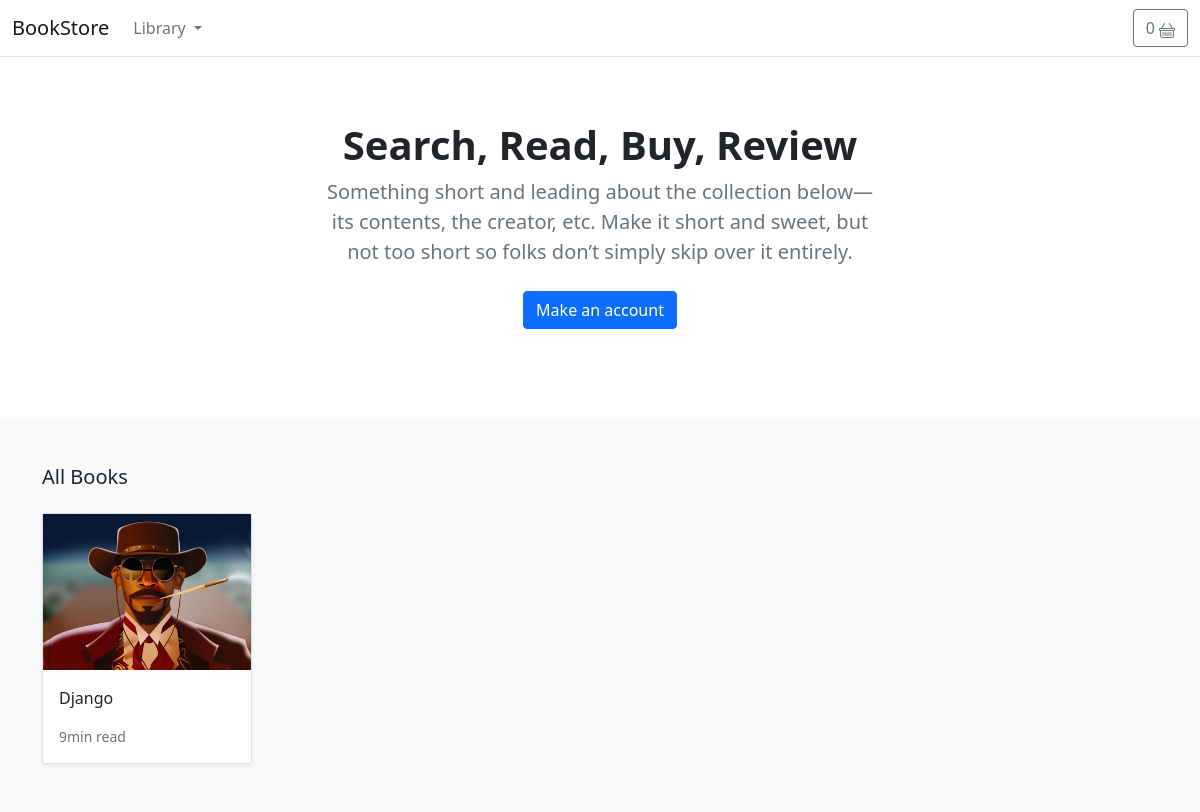
Before: / with the older database file.
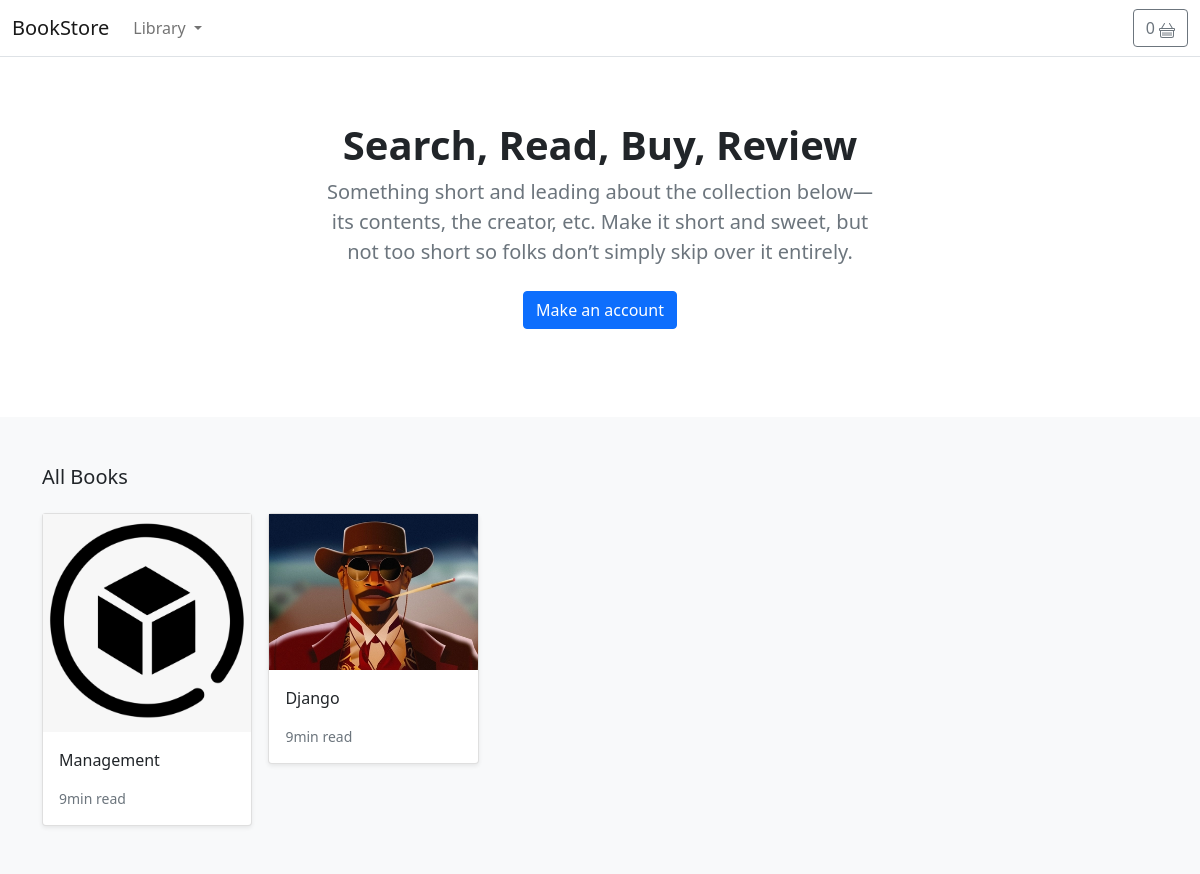
After: the same page with the newer database file.
### store/models.py (models this page shows, shortened)
class Product(models.Model):
	category = models.ForeignKey(Category, related_name='product', on_delete=models.CASCADE)
	created_by=models.ForeignKey(User, on_delete=models.CASCADE, related_name='product_creator')
	title=models.CharField(max_length=255)
	author=models.CharField(max_length=255,default='admin')
	description=models.TextField(blank=True)
	image=models.ImageField(upload_to='images/',default='images/default.png')
	slug=models.SlugField(max_length=255)
	price=models.DecimalField(max_digits=4,decimal_places=2)
	in_stock=models.BooleanField(default=True)
	is_active=models.BooleanField(default=True)
	created=models.DateTimeField(auto_now_add=True)
	updated=models.DateTimeField(auto_now_add=True)
	objects=models.Manager()
	products=ProductManager()
	class Meta:
		verbose_name_plural='Products'
		ordering=['-created']
	def get_absolute_url(self):
		return reverse('store:product_detail', args=[self.slug])

### store/views.py (the view)
# urls.py: path('', views.products_all, name='all_products'),
def products_all(request):
    products = Product.products.all()
    return render(request, 'store/home.html', {'products': products})

### basket/basket.py (called while the page is built)
	def __len__(self):
		return sum(item['qty'] for item in self.basket.values())

### basket/context_processors.py (called while the page is built)
def basket(request):
	return {'basket': Basket(request)}

### store/context_processors.py (called while the page is built)
def categories(request):
    return {
        'categories': Category.objects.all()
    }

### store/models.py (called while the page is built)
	def get_queryset(self):
		return super(ProductManager,self).get_queryset().filter(is_active=True)

	def get_absolute_url(self):
		return reverse('store:category_list' , args=[self.slug])

### templates/store/home.html (shortened to what this page needs)
{% extends "./base.html" %}
{% load static %}
{% block content %}
<main>
  <section class="py-5 text-center container">
    <div class="row py-lg-3">
      <div class="col-lg-6 col-md-8 mx-auto">
        <h1 class="h1 fw-bold">Search, Read, Buy, Review</h1>
        <p class="lead text-muted">Something short and leading about the collection below—its contents, the creator,
          etc. Make it short and sweet, but not too short so folks don’t simply skip over it entirely.</p>
        <p>
          <a href="#" class="btn btn-primary my-2">Make an account</a>
        </p>
      </div>
    </div>
  </section>
  <div class="album py-5 bg-light">
    <div class="container">
      <div class="pb-3 h5">All Books</div>
      <div class="row row-cols-1 row-cols-sm-2 row-cols-md-5 g-3">
        {% for product in products %}
        <div class="col">
          <div class="card shadow-sm">
            <img class="img-fluid" alt="Responsive image" src="{{ product.image.url }}">
            <div class="card-body">
              <p class="card-text">
                <a class="text-dark text-decoration-none" href="{{ product.get_absolute_url }}">{{ product.title }}</a>
              </p>
              <div class="d-flex justify-content-between align-items-center">
                <small class="text-muted">9min read</small>
              </div>
            </div>
          </div>
        </div>
        {% endfor %}
      </div>
    </div>
  </div>
</main>
{% endblock %}

### templates/store/base.html (shortened to what this page needs)
{% load static %}
<!DOCTYPE html>
<html>
<head>
   <link href="https://cdn.jsdelivr.net/npm/bootstrap@5.0.0-beta1/dist/css/bootstrap.min.css" rel="stylesheet"
>
</head>
<body>
    <header>
        <nav class="navbar navbar-expand-md navbar-light bg-white border-bottom">
            <div class="container-fluid">
                <a class="navbar-brand" href="/">BookStore</a>
                <div class="collapse navbar-collapse" id="navbarCollapse">
                    <ul class="navbar-nav me-auto mb-2 mb-md-0">
                        <li class="nav-item dropdown">
                            <a class="nav-link dropdown-toggle" href="#" id="navbarDropdown" role="button"
                                data-bs-toggle="dropdown" aria-expanded="false">
                                Library
                            </a>
                        </li>
                    </ul>
                <a type="button" role="button" href="{% url "basket:basket_summary" %}" class="btn btn-outline-secondary">
    {% with total_qty=basket|length %}
    <div class="d-inline-flex" id="basket-id">
        {% if total_qty > 0 %}
         {{total_qty}}
         {% else %}
          0
        {% endif %}
    </div>
    {% endwith %}
</a>
                </div>
            </div>
        </nav>
    </header>
    <div id="content">{% block content %} {% endblock %}</div>
</body>
</html>

Changed rows visible on the page:
added Product: image (placeholder picture), title "Management"
